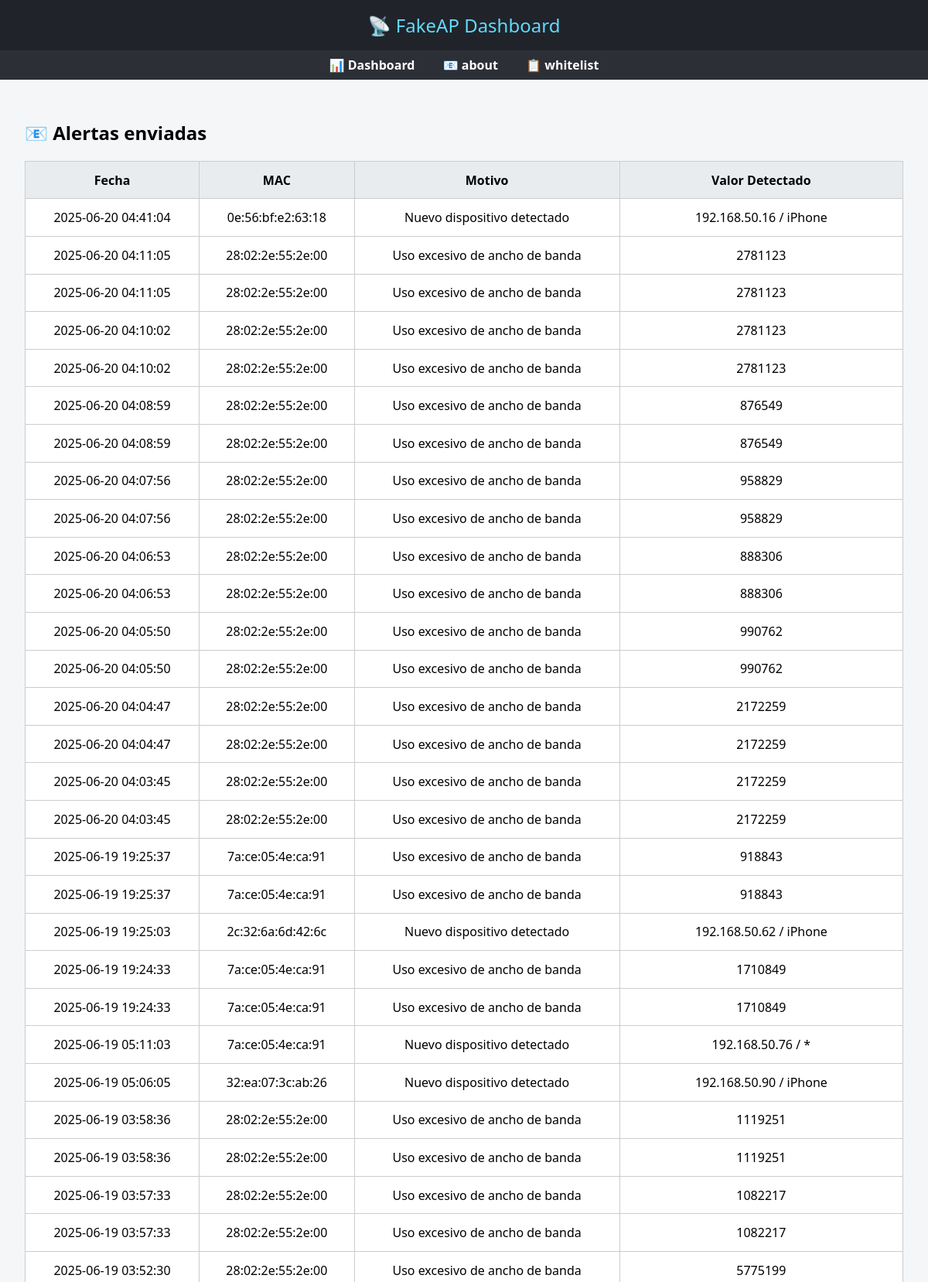
Screenshot of /alertas/ (signed in, upper part) with the database file from the repository.
### board/models.py (models this page shows, shortened)
class Alerta(models.Model):
    mac = models.CharField(max_length=100)
    motivo = models.CharField(max_length=255)
    valor_detectado = models.CharField(max_length=100)
    fecha = models.DateTimeField(auto_now_add=True)

### board/views.py (the view)
# urls.py: path('alertas/', views.alertas_list, name='alertas_list'),
@login_required
def alertas_list(request):
    alertas = Alerta.objects.order_by('-fecha')[:200]
    return render(request, 'board/alertas_list.html', {'alertas': alertas})

### board/templates/board/alertas_list.html
{% extends "base_generic.html" %}
{% block content %}
<h2>📧 Alertas enviadas</h2>
<table border="1">
    <tr>
        <th>Fecha</th>
        <th>MAC</th>
        <th>Motivo</th>
        <th>Valor Detectado</th>
    </tr>
    {% for alerta in alertas %}
    <tr>
        <td>{{ alerta.fecha|date:"Y-m-d H:i:s" }}</td>
        <td>{{ alerta.mac }}</td>
        <td>{{ alerta.motivo }}</td>
        <td>{{ alerta.valor_detectado }}</td>
    </tr>
    {% endfor %}
</table>
{% endblock %}

### board/templates/base_generic.html (style rules this page uses)
body { font-family: "Segoe UI", sans-serif; background-color: #f4f6f8; margin: 0; padding: 0; }
table { width: 100%; border-collapse: collapse; margin-top: 1rem; background: white; }
th, td { padding: 0.8rem; border: 1px solid #ccc; text-align: center; }
th { background-color: #e9ecef; }

### rows the page displays
Alerta: fecha "2025-06-20 04:41:04", mac "0e:56:bf:e2:63:18", motivo "Nuevo dispositivo detectado", valor_detectado "192.168.50.16 / iPhone"
Alerta: fecha "2025-06-20 04:11:05", mac "28:02:2e:55:2e:00", motivo "Uso excesivo de ancho de banda", valor_detectado "2781123"
Alerta: fecha "2025-06-20 04:11:05", mac "28:02:2e:55:2e:00", motivo "Uso excesivo de ancho de banda", valor_detectado "2781123"
Alerta: fecha "2025-06-20 04:10:02", mac "28:02:2e:55:2e:00", motivo "Uso excesivo de ancho de banda", valor_detectado "2781123"
Alerta: fecha "2025-06-20 04:10:02", mac "28:02:2e:55:2e:00", motivo "Uso excesivo de ancho de banda", valor_detectado "2781123"
Alerta: fecha "2025-06-20 04:08:59", mac "28:02:2e:55:2e:00", motivo "Uso excesivo de ancho de banda", valor_detectado "876549"
Alerta: fecha "2025-06-20 04:08:59", mac "28:02:2e:55:2e:00", motivo "Uso excesivo de ancho de banda", valor_detectado "876549"
Alerta: fecha "2025-06-20 04:07:56", mac "28:02:2e:55:2e:00", motivo "Uso excesivo de ancho de banda", valor_detectado "958829"
Alerta: fecha "2025-06-20 04:07:56", mac "28:02:2e:55:2e:00", motivo "Uso excesivo de ancho de banda", valor_detectado "958829"
Alerta: fecha "2025-06-20 04:06:53", mac "28:02:2e:55:2e:00", motivo "Uso excesivo de ancho de banda", valor_detectado "888306"
Alerta: fecha "2025-06-20 04:06:53", mac "28:02:2e:55:2e:00", motivo "Uso excesivo de ancho de banda", valor_detectado "888306"
Alerta: fecha "2025-06-20 04:05:50", mac "28:02:2e:55:2e:00", motivo "Uso excesivo de ancho de banda", valor_detectado "990762"
Alerta: fecha "2025-06-20 04:05:50", mac "28:02:2e:55:2e:00", motivo "Uso excesivo de ancho de banda", valor_detectado "990762"
Alerta: fecha "2025-06-20 04:04:47", mac "28:02:2e:55:2e:00", motivo "Uso excesivo de ancho de banda", valor_detectado "2172259"
Alerta: fecha "2025-06-20 04:04:47", mac "28:02:2e:55:2e:00", motivo "Uso excesivo de ancho de banda", valor_detectado "2172259"
Alerta: fecha "2025-06-20 04:03:45", mac "28:02:2e:55:2e:00", motivo "Uso excesivo de ancho de banda", valor_detectado "2172259"
Alerta: fecha "2025-06-20 04:03:45", mac "28:02:2e:55:2e:00", motivo "Uso excesivo de ancho de banda", valor_detectado "2172259"
Alerta: fecha "2025-06-19 19:25:37", mac "7a:ce:05:4e:ca:91", motivo "Uso excesivo de ancho de banda", valor_detectado "918843"
Alerta: fecha "2025-06-19 19:25:37", mac "7a:ce:05:4e:ca:91", motivo "Uso excesivo de ancho de banda", valor_detectado "918843"
Alerta: fecha "2025-06-19 19:25:03", mac "2c:32:6a:6d:42:6c", motivo "Nuevo dispositivo detectado", valor_detectado "192.168.50.62 / iPhone"
Alerta: fecha "2025-06-19 19:24:33", mac "7a:ce:05:4e:ca:91", motivo "Uso excesivo de ancho de banda", valor_detectado "1710849"
Alerta: fecha "2025-06-19 19:24:33", mac "7a:ce:05:4e:ca:91", motivo "Uso excesivo de ancho de banda", valor_detectado "1710849"
Alerta: fecha "2025-06-19 05:11:03", mac "7a:ce:05:4e:ca:91", motivo "Nuevo dispositivo detectado", valor_detectado "192.168.50.76 / *"
Alerta: fecha "2025-06-19 05:06:05", mac "32:ea:07:3c:ab:26", motivo "Nuevo dispositivo detectado", valor_detectado "192.168.50.90 / iPhone"
Alerta: fecha "2025-06-19 03:58:36", mac "28:02:2e:55:2e:00", motivo "Uso excesivo de ancho de banda", valor_detectado "1119251"
Alerta: fecha "2025-06-19 03:58:36", mac "28:02:2e:55:2e:00", motivo "Uso excesivo de ancho de banda", valor_detectado "1119251"
Alerta: fecha "2025-06-19 03:57:33", mac "28:02:2e:55:2e:00", motivo "Uso excesivo de ancho de banda", valor_detectado "1082217"
Alerta: fecha "2025-06-19 03:57:33", mac "28:02:2e:55:2e:00", motivo "Uso excesivo de ancho de banda", valor_detectado "1082217"
Alerta: fecha "2025-06-19 03:52:30", mac "28:02:2e:55:2e:00", motivo "Uso excesivo de ancho de banda", valor_detectado "5775199"
